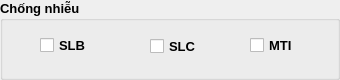
        <widget class="QGroupBox" name="groupBox_7">
         <property name="geometry">
          <rect>
           <x>260</x>
           <y>175</y>
           <width>340</width>
           <height>80</height>
          </rect>
         </property>
         <property name="minimumSize">
          <size>
           <width>0</width>
           <height>80</height>
          </size>
         </property>
         <property name="maximumSize">
          <size>
           <width>16777215</width>
           <height>80</height>
          </size>
         </property>
         <property name="font">
          <font>
           <pointsize>10</pointsize>
           <bold>true</bold>
          </font>
         </property>
         <property name="title">
          <string>Chống nhiễu</string>
         </property>
         <widget class="QCheckBox" name="checkBox">
          <property name="geometry">
           <rect>
            <x>40</x>
            <y>30</y>
            <width>70</width>
            <height>30</height>
           </rect>
          </property>
          <property name="font">
           <font>
            <pointsize>10</pointsize>
            <bold>true</bold>
           </font>
          </property>
          <property name="styleSheet">
           <string notr="true"/>
          </property>
          <property name="text">
           <string>SLB</string>
          </property>
          <property name="iconSize">
           <size>
            <width>20</width>
            <height>20</height>
           </size>
          </property>
         </widget>
         <widget class="QCheckBox" name="checkBox_2">
          <property name="geometry">
           <rect>
            <x>150</x>
            <y>31</y>
            <width>70</width>
            <height>30</height>
           </rect>
          </property>
          <property name="font">
           <font>
            <pointsize>10</pointsize>
            <bold>true</bold>
           </font>
          </property>
          <property name="styleSheet">
           <string notr="true"/>
          </property>
          <property name="text">
           <string>SLC</string>
          </property>
          <property name="iconSize">
           <size>
            <width>20</width>
            <height>20</height>
           </size>
          </property>
         </widget>
         <widget class="QCheckBox" name="checkBox_3">
          <property name="geometry">
           <rect>
            <x>250</x>
            <y>30</y>
            <width>70</width>
            <height>30</height>
           </rect>
          </property>
          <property name="font">
           <font>
            <pointsize>10</pointsize>
            <bold>true</bold>
           </font>
          </property>
          <property name="styleSheet">
           <string notr="true"/>
          </property>
          <property name="text">
           <string>MTI</string>
          </property>
          <property name="iconSize">
           <size>
            <width>20</width>
            <height>20</height>
           </size>
          </property>
         </widget>
        </widget>
